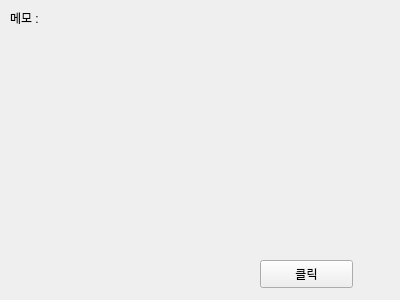
<?xml version="1.0" encoding="UTF-8"?>
<ui version="4.0">
 <class>Form</class>
 <widget class="QWidget" name="Form">
  <property name="geometry">
   <rect>
    <x>0</x>
    <y>0</y>
    <width>400</width>
    <height>300</height>
   </rect>
  </property>
  <property name="windowTitle">
   <string>Form</string>
  </property>
  <widget class="QLabel" name="label">
   <property name="geometry">
    <rect>
     <x>10</x>
     <y>10</y>
     <width>271</width>
     <height>16</height>
    </rect>
   </property>
   <property name="text">
    <string>메모 :</string>
   </property>
  </widget>
  <widget class="QPushButton" name="btn1">
   <property name="geometry">
    <rect>
     <x>260</x>
     <y>260</y>
     <width>93</width>
     <height>28</height>
    </rect>
   </property>
   <property name="text">
    <string>클릭</string>
   </property>
  </widget>
 </widget>
 <resources/>
 <connections/>
</ui>
